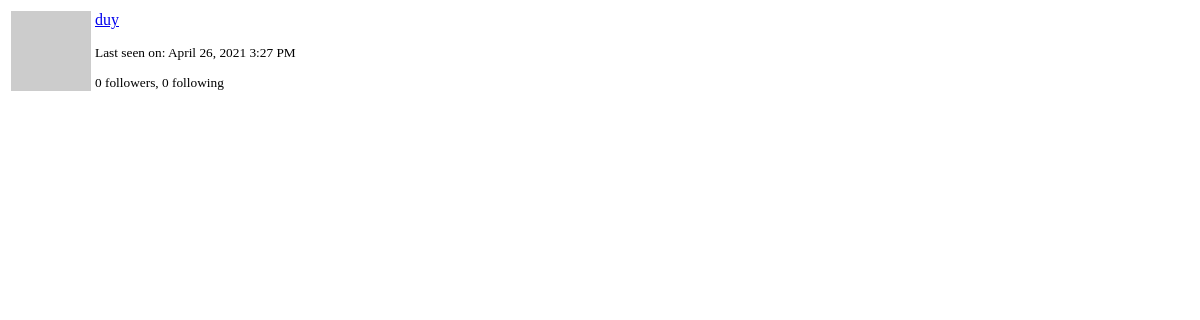
The app's page /user/duy/popup (signed in), older data.
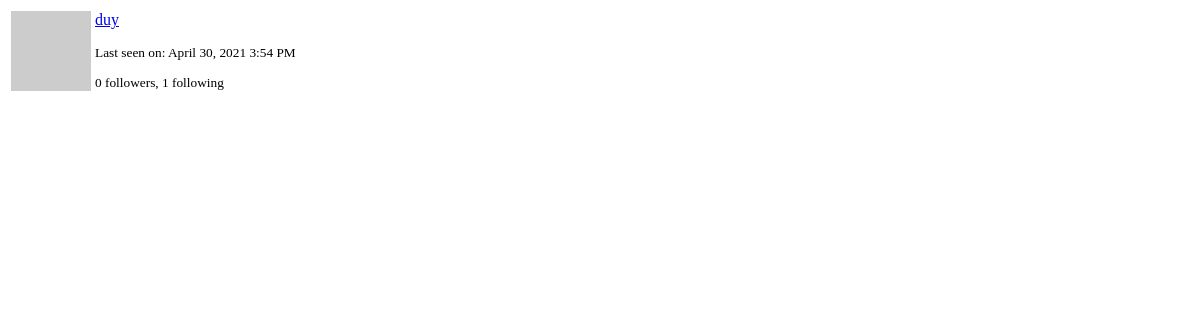
The same page, newer data.
### app/models.py (models this page shows, shortened)
class User(UserMixin, db.Model):
    id = db.Column(db.Integer, primary_key=True)
    username = db.Column(db.String(64), index=True, unique=True)
    email = db.Column(db.String(120), index=True, unique=True)
    password_hash = db.Column(db.String(128))
    posts = db.relationship('Post', backref='author', lazy='dynamic')
    about_me = db.Column(db.String(140))
    last_seen = db.Column(db.DateTime, default=datetime.utcnow)
    followed = db.relationship(
        'User', secondary=followers,
        primaryjoin=(followers.c.follower_id == id),
        secondaryjoin=(followers.c.followed_id == id),
        backref=db.backref('followers', lazy='dynamic'), lazy='dynamic')
    def avatar(self, size):
        digest = md5(self.email.lower().encode('utf-8')).hexdigest()
        return 'https://www.gravatar.com/avatar/{}?d=identicon&s={}'.format(
            digest, size)

### app/main/routes.py (the view)
@bp.route('/user/<username>/popup')
@login_required
def user_popup(username):
    user = User.query.filter_by(username=username).first_or_404()
    return render_template('user_popup.html', user=user)

### app/main/routes.py (called while the page is built)
@bp.before_request
def before_request():
    if current_user.is_authenticated:
        current_user.last_seen = datetime.utcnow()
        db.session.commit()
        g.search_form = SearchForm()
    g.locale = str(get_locale())

### app/models.py (called while the page is built)
@login.user_loader
def load_user(id):
    return User.query.get(int(id))

    @classmethod
    def before_commit(cls, session):
        session._changes = {
            'add': list(session.new),
            'update': list(session.dirty),
            'delete': list(session.deleted)
        }

    @classmethod
    def after_commit(cls, session):
        for obj in session._changes['add']:
            if isinstance(obj, SearchableMixin):
                add_to_index(obj.__tablename__, obj)
        for obj in session._changes['update']:
            if isinstance(obj, SearchableMixin):
                add_to_index(obj.__tablename__, obj)
        for obj in session._changes['add']:
            if isinstance(obj, SearchableMixin):
                remove_from_index(obj.__tablename__, obj)
        session._changes = None

### app/templates/user_popup.html (shortened to what this page needs)
<table class="table">
    <tr>
        <td width="64" style="border: 0px;"><img src="{{ user.avatar(64) }}" alt=""></td>
        <td style="border: 0px;">
            <p>
                <a href="{{ url_for('main.user', username=user.username) }}">{{ user.username }}</a>
            </p>
            <small>
                {% if user.last_seen %}
                    <p>{{ _('Last seen on') }}: {{ moment(user.last_seen).format('LLL') }}</p>
                {% endif %}
                <p>
                    {{ _('%(count)d followers', count=user.followers.count()) }},
                    {{ _('%(count)d following', count=user.followed.count()) }}
                </p>
            </small>
        </td>
    </tr>
</table>

Row changes from the older to the newer data that the page shows:
changed User "duy": last_seen "April 26, 2021 3:27 PM" → "April 30, 2021 3:54 PM"
Text that changed along with them:
text no longer shown: "0 following"
text now shown: "1 following"
